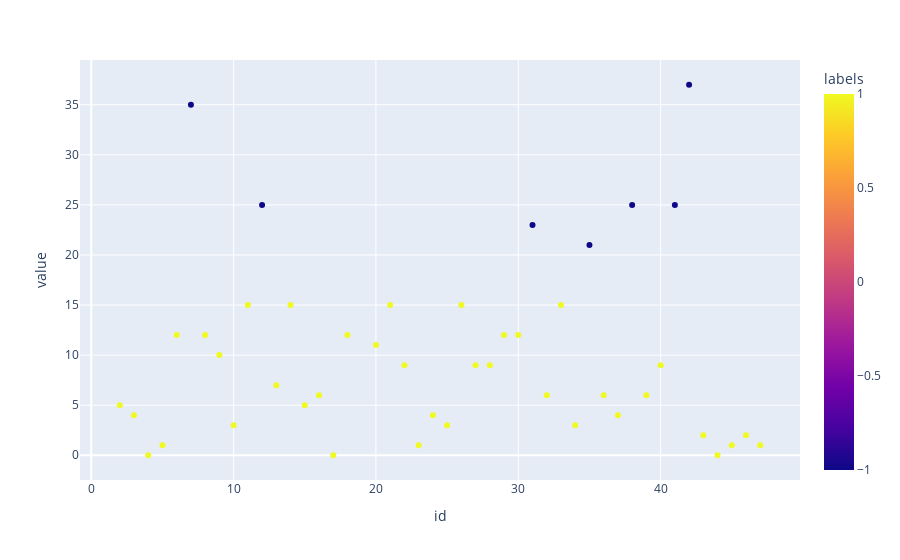

The notebook cell this image was saved under:
### Markdown cell above
The problem with the data set is that we are interested in the very limited number of subjects reporting a higher-than-average number of intrusions.
Unfortunately, this is an issue

### Code cell
ys_df = acute_df.loc[:,["id","sum_ints"]]
lof_ys = LocalOutlierFactor(n_neighbors=10)
ys_df["labels"] = lof_ys.fit_predict(ys_df["sum_ints"].values.reshape(-1,1))
px.scatter(ys_df, x = "id", y = [ "sum_ints"], color = "labels" )

### Figure 1 — Plotly figure (JSON) as saved in the notebook; plotly's stock layout.template omitted (floating-point values rounded to 4 significant figures)
{"data": [{"hovertemplate": "id=%{x}<br>value=%{y}<br>labels=%{marker.color}<extra></extra>", "legendgroup": "", "marker": {"color": [1, 1, 1, 1, -1, 1, 1, 1, -1, 1, 1, 1, 1, 1, 1, 1, 1, 1, 1, 1, 1, 1, 1, 1, 1, 1, 1, 1, -1, 1, 1, 1, -1, 1, 1, -1, 1, 1, -1, -1, 1, 1, 1, 1, 1], "coloraxis": "coloraxis", "symbol": "circle"}, "mode": "markers", "name": "", "orientation": "v", "showlegend": false, "type": "scatter", "x": [2, 3, 4, 5, 7, 6, 10, 11, 12, 17, 14, 18, 9, 20, 8, 22, 23, 24, 25, 26, 13, 15, 16, 21, 27, 28, 29, 30, 31, 32, 33, 34, 35, 36, 37, 38, 39, 40, 41, 42, 43, 44, 45, 46, 47], "xaxis": "x", "y": [5, 4, 0, 1, 35, 12, 3, 15, 25, 0, 15, 12, 10, 11, 12, 9, 1, 4, 3, 15, 7, 5, 6, 15, 9, 9, 12, 12, 23, 6, 15, 3, 21, 6, 4, 25, 6, 9, 25, 37, 2, 0, 1, 2, 1], "yaxis": "y"}], "layout": {"coloraxis": {"colorbar": {"title": {"text": "labels"}}, "colorscale": [[0, "#0d0887"], [0.1111, "#46039f"], [0.2222, "#7201a8"], [0.3333, "#9c179e"], [0.4444, "#bd3786"], [0.5556, "#d8576b"], [0.6667, "#ed7953"], [0.7778, "#fb9f3a"], [0.8889, "#fdca26"], [1, "#f0f921"]]}, "legend": {"tracegroupgap": 0}, "margin": {"t": 60}, "xaxis": {"anchor": "y", "domain": [0, 1], "title": {"text": "id"}}, "yaxis": {"anchor": "x", "domain": [0, 1], "title": {"text": "value"}}}}
